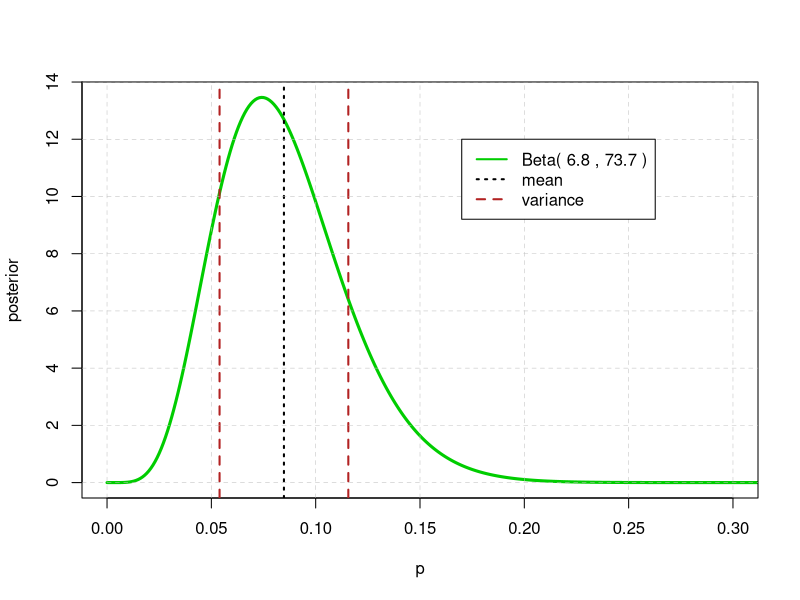
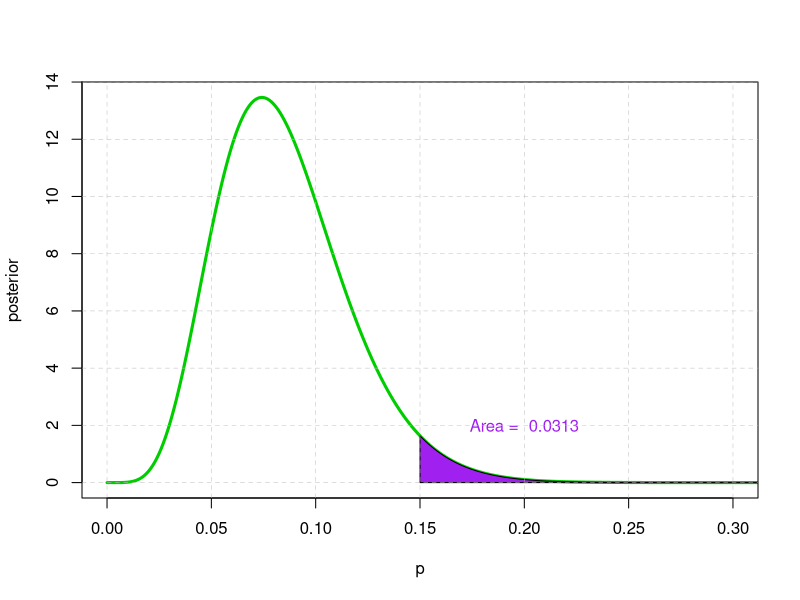
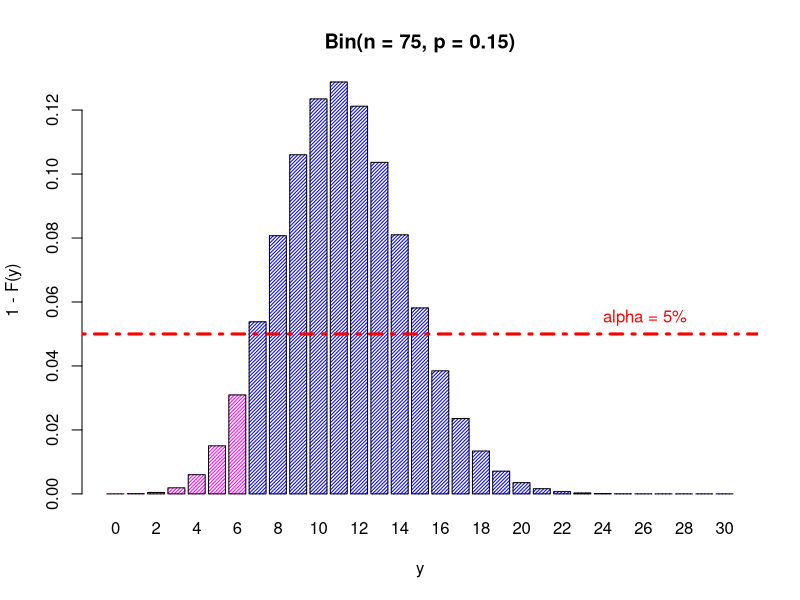

The R script that drew these images, in order:
n <- 75
y <- 6
n.sample <- 1000

p <- seq(0, 1, 1/n.sample) 

# a) binomial

# b) frequentist estimator (unbiased)
p_F <- y / n

cat(paste("The frequentist estimator of the failure probability of the new method is:", p_F, '\n'))

# mean and variance of the prior Beta(a, b)
p_0 <- 0.15
stdev <- 0.14^2

a <- p_0 * (p_0 - p_0^2 - stdev) / stdev   
b <- (p_0 - 2*p_0^2 - stdev + p_0^3 + p_0*stdev) / stdev 

# posterior distribution Beta(a_2, b_2)
a_2 <- a + y 
b_2 <- b + n - y

posterior <- dbeta(p, a_2, b_2)

# mean and variance
mean <- integrate(function(p) dbeta(p, a_2, b_2) * p, 0, 1)	

second_moment <- integrate(function(p) dbeta(p, a_2, b_2) * p^2, 0, 1)
variance <- second_moment$value - (mean$value)^2 

sigma_1 <- mean$value - sqrt(variance)
sigma_2 <- mean$value + sqrt(variance) 

plot(p, posterior,
	type = 'l', lwd = 3,
	col = "green3",
	xlim = c(0, 0.3))
abline(v = mean$value,
	lty = 3, lwd = 2,
	col = "black")
abline(v = sigma_1,
	lty = 2, lwd = 2,
	col = "firebrick")
abline(v = sigma_2,
	lty = 2, lwd = 2,
	col = "firebrick")
grid(nx = NULL, ny = NULL,
	lty = 2, lwd = 0.5,
	col = "gray")
legend(0.17, 12,
	legend = c(paste("Beta(", round(a_2, 1), ",", round(b_2, 1), ")"), "mean", "variance"),
	col = c("green3", "black", "firebrick"),
	lty = c(1, 3, 2), lwd = 2, cex = 1)


# c) one-side hypothesis test (bayesian approach)
# find P(p >= p_0| y = 6)

test <- integrate(function(p) dbeta(p, a_2, b_2), 0.15, 1)

# plot
plot(p, posterior,
	type = 'l', lwd = 3,
	col = "green3",
	xlim = c(0, 0.3))
polygon(c(p[p >= p_0], p_0),
	c(posterior[p >= p_0], 0),
        col = "purple",
        border = 1,
        text(x = 0.2, y = 2, paste("Area = ", round(test$value, 4)), col = "purple"))
grid(nx = NULL, ny = NULL,
	lty = 2, lwd = 0.5,
	col = "gray")
	

# d) one-side hypothesis test (frequentist approach)
# null distribution
null <- dbinom(0:30, n, p_0)

# find if the p-value is < alpha
p.value <- 0 
for(i in 0:y){
	p.value <- p.value + dbinom(i, n, p_0)
}
p.value

barplot(null, names = 0:30,
	col = c(rep("magenta", 7), rep("blue", 24)), angle = 45, density = 40,
	xlab = "y", ylab = "1 - F(y)",
	main = "Bin(n = 75, p = 0.15)")
abline(h = 0.05,
	col = "red", lwd = 3, lty = 4,
	text(x = 32, y = 0.055, label = "alpha = 5%", col = "red"))







